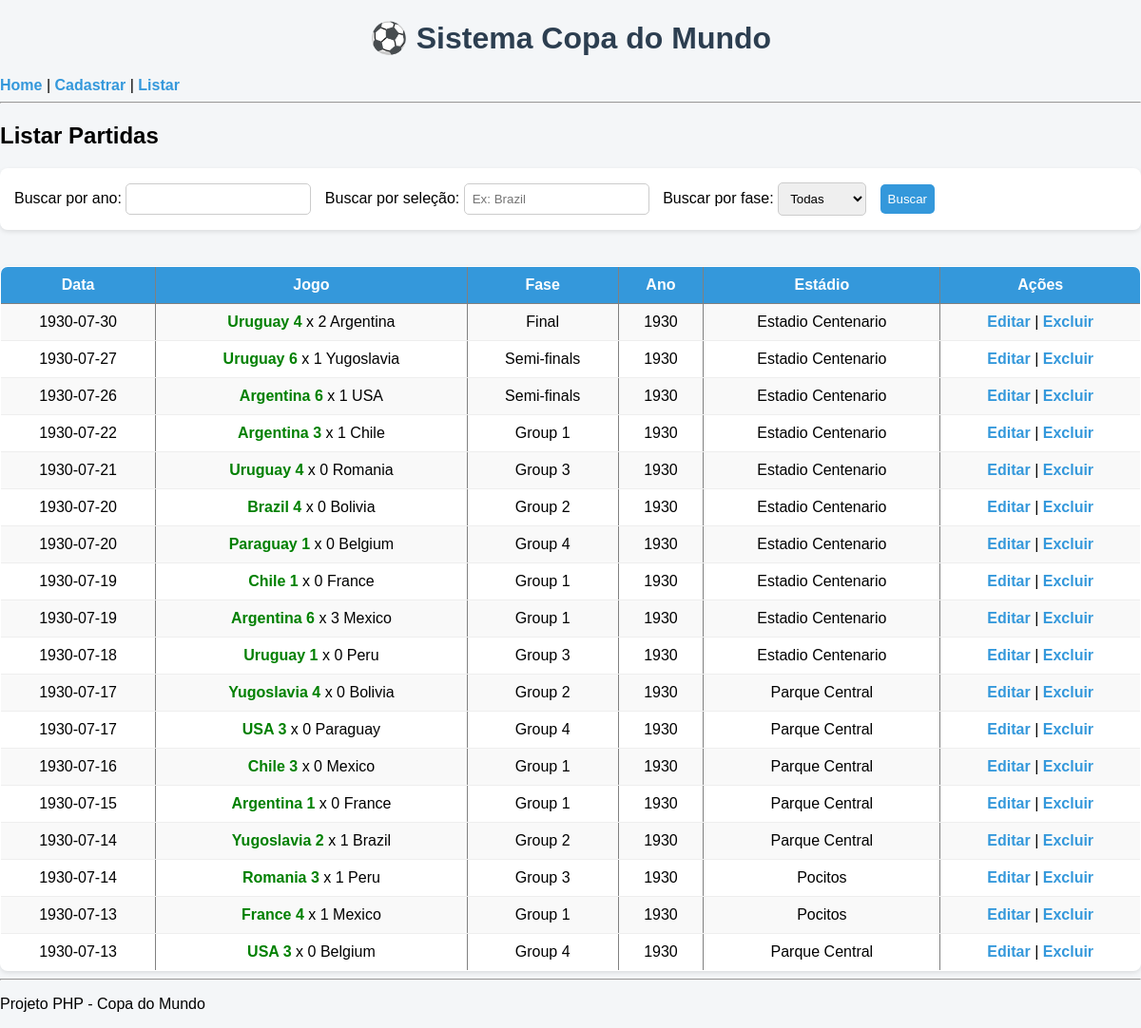
/listar.php?ano=1930, run on the app's committed database.
### tables this page shows
CREATE TABLE `partidas` (
  `id` int(11) NOT NULL,
  `data` date DEFAULT NULL,
  `selecao_1` varchar(100) DEFAULT NULL,
  `selecao_2` varchar(100) DEFAULT NULL,
  `gols_selecao_1` int(11) DEFAULT NULL,
  `gols_selecao_2` int(11) DEFAULT NULL,
  `estadio` varchar(150) DEFAULT NULL,
  `fase` varchar(100) DEFAULT NULL,
  `ano_copa` int(11) DEFAULT NULL
);

### listar.php (the view, shortened to what this page needs)
<?php
include("conexao.php");
include("header.php");
$where = [];
if (!empty($_GET['ano'])) {
    $ano = intval($_GET['ano']);
    $where[] = "ano_copa = $ano";
}
$whereSQL = "";
if (count($where) > 0) {
    $whereSQL = "WHERE " . implode(" AND ", $where);
}
$sql = "SELECT * FROM partidas $whereSQL ORDER BY ano_copa DESC, data DESC";
$result = mysqli_query($conn, $sql);
?>
<h2>Listar Partidas</h2>
<form method="GET">
    Buscar por ano:
    <input type="number" name="ano">
    Buscar por seleção:
    <input type="text" name="selecao" placeholder="Ex: Brazil">
    Buscar por fase:
    <select name="fase">
        <option value="">Todas</option>
    </select>
    <button type="submit">Buscar</button>
</form>
<br>
<table border="1" cellpadding="10">
<tr>
    <th>Data</th>
    <th>Jogo</th>
    <th>Fase</th>
    <th>Ano</th>
    <th>Estádio</th>
    <th>Ações</th>
</tr>
<?php
while ($row = mysqli_fetch_assoc($result)) {
    $v1 = $row['gols_selecao_1'] > $row['gols_selecao_2'] ? "style='color:green;font-weight:bold'" : "";
    $v2 = $row['gols_selecao_2'] > $row['gols_selecao_1'] ? "style='color:green;font-weight:bold'" : "";
    echo "<tr>";
    echo "<td>{$row['data']}</td>";
    echo "<td>
        <span $v1>{$row['selecao_1']} {$row['gols_selecao_1']}</span> x
        <span $v2>{$row['gols_selecao_2']} {$row['selecao_2']}</span>
    </td>";
    echo "<td>{$row['fase']}</td>";
    echo "<td>{$row['ano_copa']}</td>";
    echo "<td>{$row['estadio']}</td>";
    echo "<td>
        <a href='editar.php?id={$row['id']}'>Editar</a> |
        <a href='excluir.php?id={$row['id']}' onclick='return confirm(\"Tem certeza?\")'>Excluir</a>
    </td>";
    echo "</tr>";
}
?>
</table>
<?php include("footer.php"); ?>

### header.php (shortened to what this page needs)
<!DOCTYPE html>
<html>
<head>
    <link rel="stylesheet" href="style.css">
</head>
<body>
<h1>⚽ Sistema Copa do Mundo</h1>
<a href="index.php">Home</a> |
<a href="cadastrar.php">Cadastrar</a> |
<a href="listar.php">Listar</a>
<hr>

### footer.php
<hr>
<p>Projeto PHP - Copa do Mundo</p>
</body>
</html>

### style.css (style rules this page uses)
body { font-family: Arial, sans-serif; background-color: #f4f6f8; margin: 0; padding: 0; }
h1 { text-align: center; color: #2c3e50; }
form { background: #ffffff; padding: 15px; border-radius: 8px; margin-bottom: 20px; box-shadow: 0 2px 5px rgba(0,0,0,0.1); }
select, input, button { padding: 8px; margin-right: 10px; border-radius: 5px; border: 1px solid #ccc; }
button { background-color: #3498db; color: white; border: none; cursor: pointer; }
table { width: 100%; border-collapse: collapse; background: #ffffff; border-radius: 8px; overflow: hidden; box-shadow: 0 2px 5px rgba(0,0,0,0.1); }
th { background-color: #3498db; color: white; padding: 10px; text-align: center; }
td { padding: 10px; text-align: center; border-bottom: 1px solid #eee; }
tr:nth-child(even) { background-color: #f9f9f9; }
a { text-decoration: none; color: #3498db; font-weight: bold; }

### data on the page
partidas: data "1930-07-30", selecao_1 "Uruguay", gols_selecao_1 "4", gols_selecao_2 "2", selecao_2 "Argentina", fase "Final", ano_copa "1930", estadio "Estadio Centenario"
partidas: data "1930-07-27", selecao_1 "Uruguay", gols_selecao_1 "6", gols_selecao_2 "1", selecao_2 "Yugoslavia", fase "Semi-finals", ano_copa "1930", estadio "Estadio Centenario"
partidas: data "1930-07-26", selecao_1 "Argentina", gols_selecao_1 "6", gols_selecao_2 "1", selecao_2 "USA", fase "Semi-finals", ano_copa "1930", estadio "Estadio Centenario"
partidas: data "1930-07-22", selecao_1 "Argentina", gols_selecao_1 "3", gols_selecao_2 "1", selecao_2 "Chile", fase "Group 1", ano_copa "1930", estadio "Estadio Centenario"
partidas: data "1930-07-21", selecao_1 "Uruguay", gols_selecao_1 "4", gols_selecao_2 "0", selecao_2 "Romania", fase "Group 3", ano_copa "1930", estadio "Estadio Centenario"
partidas: data "1930-07-20", selecao_1 "Brazil", gols_selecao_1 "4", gols_selecao_2 "0", selecao_2 "Bolivia", fase "Group 2", ano_copa "1930", estadio "Estadio Centenario"
partidas: data "1930-07-20", selecao_1 "Paraguay", gols_selecao_1 "1", gols_selecao_2 "0", selecao_2 "Belgium", fase "Group 4", ano_copa "1930", estadio "Estadio Centenario"
partidas: data "1930-07-19", selecao_1 "Chile", gols_selecao_1 "1", gols_selecao_2 "0", selecao_2 "France", fase "Group 1", ano_copa "1930", estadio "Estadio Centenario"
partidas: data "1930-07-19", selecao_1 "Argentina", gols_selecao_1 "6", gols_selecao_2 "3", selecao_2 "Mexico", fase "Group 1", ano_copa "1930", estadio "Estadio Centenario"
partidas: data "1930-07-18", selecao_1 "Uruguay", gols_selecao_1 "1", gols_selecao_2 "0", selecao_2 "Peru", fase "Group 3", ano_copa "1930", estadio "Estadio Centenario"
partidas: data "1930-07-17", selecao_1 "Yugoslavia", gols_selecao_1 "4", gols_selecao_2 "0", selecao_2 "Bolivia", fase "Group 2", ano_copa "1930", estadio "Parque Central"
partidas: data "1930-07-17", selecao_1 "USA", gols_selecao_1 "3", gols_selecao_2 "0", selecao_2 "Paraguay", fase "Group 4", ano_copa "1930", estadio "Parque Central"
partidas: data "1930-07-16", selecao_1 "Chile", gols_selecao_1 "3", gols_selecao_2 "0", selecao_2 "Mexico", fase "Group 1", ano_copa "1930", estadio "Parque Central"
partidas: data "1930-07-15", selecao_1 "Argentina", gols_selecao_1 "1", gols_selecao_2 "0", selecao_2 "France", fase "Group 1", ano_copa "1930", estadio "Parque Central"
partidas: data "1930-07-14", selecao_1 "Yugoslavia", gols_selecao_1 "2", gols_selecao_2 "1", selecao_2 "Brazil", fase "Group 2", ano_copa "1930", estadio "Parque Central"
partidas: data "1930-07-14", selecao_1 "Romania", gols_selecao_1 "3", gols_selecao_2 "1", selecao_2 "Peru", fase "Group 3", ano_copa "1930", estadio "Pocitos"
partidas: data "1930-07-13", selecao_1 "France", gols_selecao_1 "4", gols_selecao_2 "1", selecao_2 "Mexico", fase "Group 1", ano_copa "1930", estadio "Pocitos"
partidas: data "1930-07-13", selecao_1 "USA", gols_selecao_1 "3", gols_selecao_2 "0", selecao_2 "Belgium", fase "Group 4", ano_copa "1930", estadio "Parque Central"
